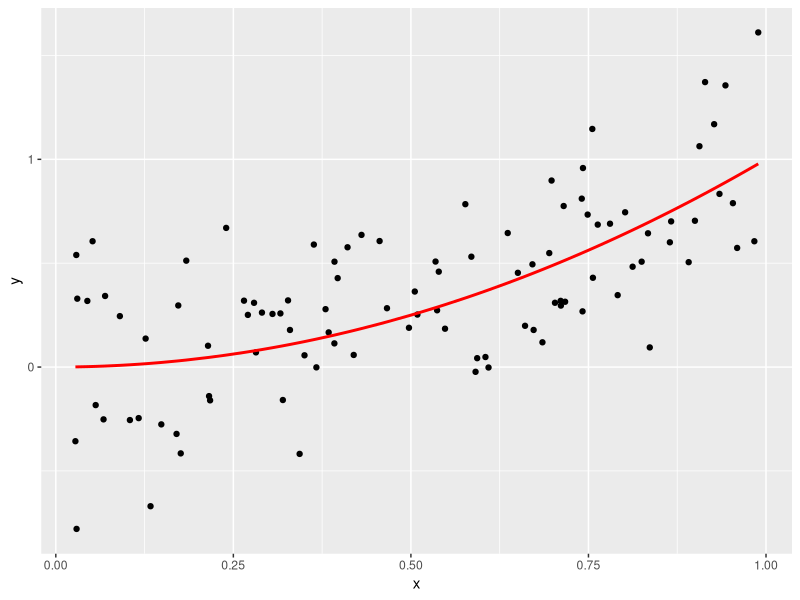
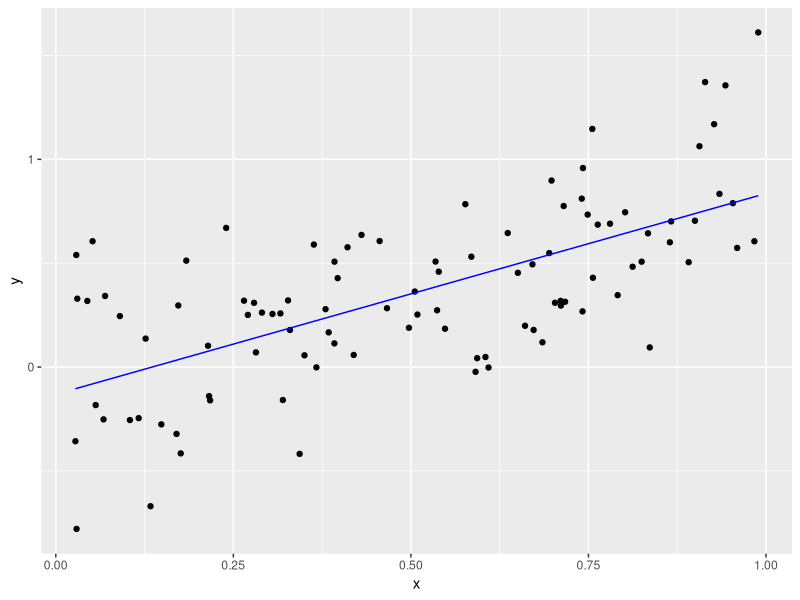

Write R code to recreate these figures, in order. (Note: a time limit stopped this script after it produced the figures.)
# Setup -------------------------------------------------------------------
library(tidyverse)
library(broom)

# Let these be:
# -true function f(x) for a one-dimensional predictor x
# -the standard deviation of the true epsilon i.e. the noise
f <- function(x) {
  x^2
}
sigma <- 0.3

# This function generates a random sample. Random in terms of both
# -the predictor x
# -the amount of noise eps
generate_sample <- function(f, n_sim, sigma) {
  data_frame(
    x = runif(n = n_sim, min = 0, max = 1),
    f_x = f(x),
    eps = rnorm(n = n_sim, mean = 0, sd = sigma),
    y = f_x + eps
  )
}



# Generate Training Data via Sampling -------------------------------------
train_data <- generate_sample(f, n_sim = 100, sigma = sigma)

# The true model f(x) is in red. We observe points (x,y). Here we are pretending
# to know the exact break down of y into f(x) and eps
ggplot(train_data, aes(x=x)) +
  geom_point(aes(y=y)) +
  geom_line(aes(y=f_x), col="red", size=1)

# In a realistic situation, we only know x & y, not f(x) & eps. So we should
# remove them
# For some reason select wasn't working but this one does 
train_data <- dplyr::select(train_data, x,y)


# Generate Test Data, Fit Model, and Get Predictions -------------------

# 1. Generate test data via sampling. Recall in test data, we only have the
# predictors x:
test_data <- generate_sample(f, n_sim = 100, sigma = sigma)
 test_data <- dplyr::select(test_data, x)

# 2. Fit Model: Simple linear regression
model <- lm(y ~ x, data = train_data)
train_data_augmented <- model %>%
  augment() %>%
  tbl_df()
# Plot fitted model to training data
ggplot(data=train_data_augmented, aes(x=x)) +
  geom_point(aes(y=y)) +
  geom_line(aes(y=.fitted), col="blue")

# 3. Get Predictions
# Note: we use augment(newdata=BLAH) here, since it works. This is equivalent
# to using the predict() function.
predictions <- model %>%
  augment(newdata=test_data) %>%
  tbl_df() %>%
  .[[".fitted"]]



# Main For Loop -------------------------------------------------
set.seed(76)
N<- 10000

# Create new test data: a single point
x0 <- 0.95
test_data <- data_frame(x=x0)

# Save predictions here
predictions <- numeric(N)

for(i in 1:N) {
  # FILL THIS IN:
  train_data_loop <- generate_sample(f, n_sim = 100, sigma = sigma)
  model_loop <- lm(y ~ x, data = train_data_loop)
  predictions_loop<-model_loop %>%
    augment(newdata = test_data)
  predictions[i] <- predictions_loop$.fitted
  
  if(i %% 100 == 0){
    print(i)
  }
}

# Pull the Curtain! Reveal truth: i.e. show all components we really know, but
# pretended not to:
set.seed(76)

truth <- data_frame(
  x = rep(x0, N),
  f_x = f(x),
  eps = rnorm(n = N, mean = 0, sd = 0.3),
  y = f_x + eps
)

# Add predictions
truth <- truth %>%
  mutate(y_hat = predictions)

# Compute MSE, (Avg Bias of f_hat)^2, Variance of f_hat, sigma^2:
sigma_sq <- sigma^2
sigma_sq
truth %>%
  summarise(MSE = mean((y_hat - y)^2))
 truth %>%
  summarise(Bias = mean((y_hat - f_x)^2))
var_f_hat<-var(truth$y_hat)
var_f_hat
